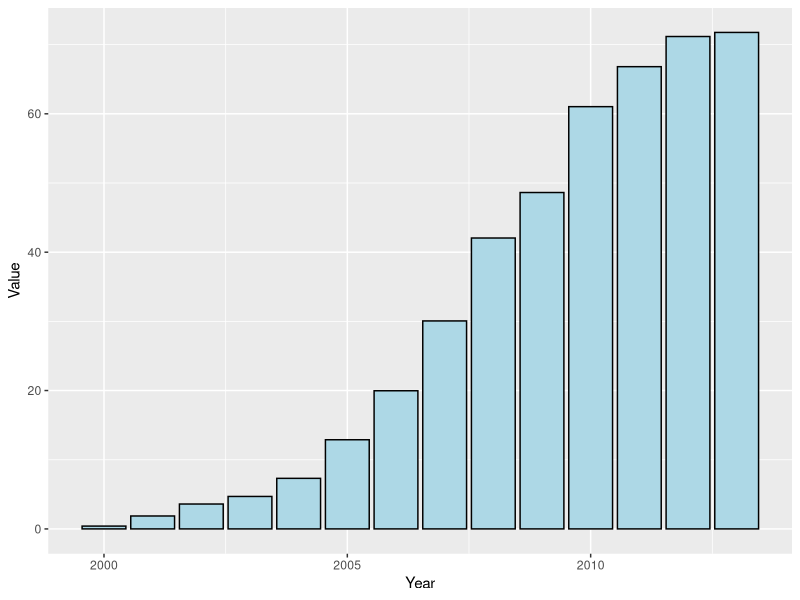
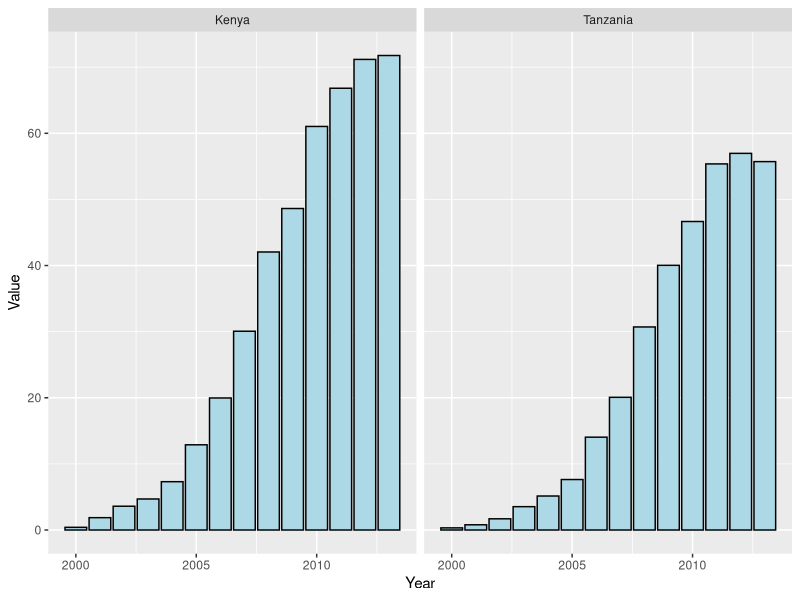
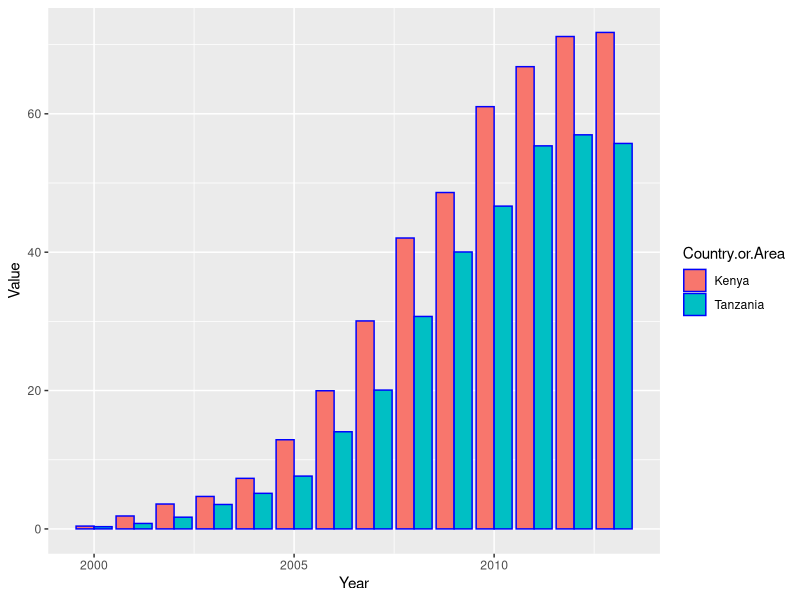
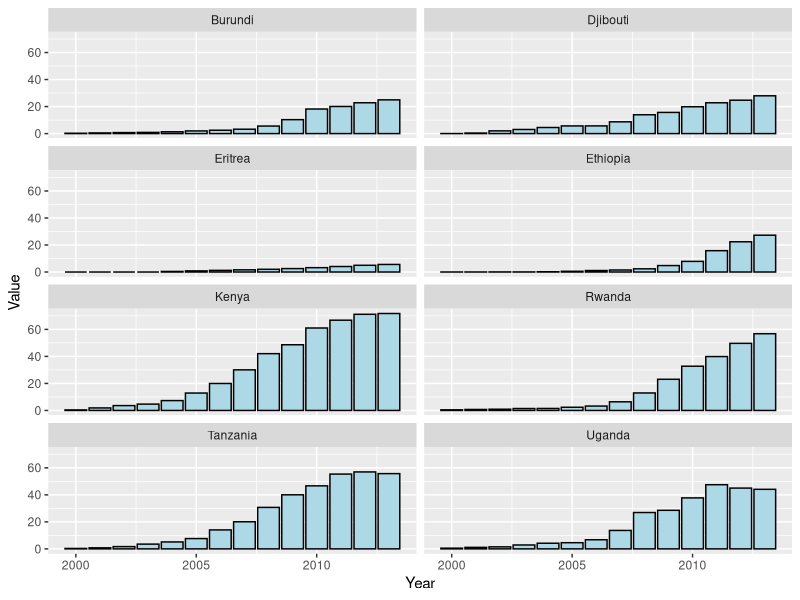

The R script that drew these images, in order:
## ---- chunk 1
raw <- read.csv("mobile.csv", stringsAsFactors = FALSE)
mobile <- raw
mobile$Year <- as.numeric(mobile$Year)
mobile <- subset(mobile, !is.na(mobile$Year))
#drop Value.Footnotes
mobile <- mobile[,1:3]
mobile <- subset(mobile, Year>=2000)
mobile$Country.or.Area <- as.factor(mobile$Country.or.Area)
## ---- chunk 2
eAfrcountries <- c("Burundi", "Djibouti", "Eritrea", "Ethiopia", "Kenya", "Tanzania", "Uganda", "Rwanda")
eAfr <- subset(mobile, Country.or.Area %in% as.factor(eAfrcountries))

#drop unused country factor levels from other regions
eAfr$Country.or.Area = factor(eAfr$Country.or.Area)
## ---- chunk 3
av_subscr <- tapply(eAfr$Value, eAfr$Country.or.Area, mean); av_subscr
## ---- chunk 4
Kenya <- subset(eAfr, Country.or.Area=="Kenya")
library(ggplot2)
ggplot(Kenya, aes(x=Year, y=Value)) + geom_bar(stat="identity", fill="lightblue", colour="black")
## ---- chunk 5
KenTan <- subset(eAfr, Country.or.Area %in% c("Kenya", "Tanzania"))
ggplot(KenTan, aes(x=Year, y=Value)) +
geom_bar(stat="identity", colour="black", fill="lightblue", position = "dodge") +
facet_grid(~ Country.or.Area)
  
KenTan <- subset(eAfr, Country.or.Area %in% c("Kenya", "Tanzania"))
ggplot(KenTan, aes(x=Year, y=Value, fill=Country.or.Area)) +
geom_bar(stat="identity", colour="blue", position = "dodge")
## ---- chunk 6
ggplot(eAfr, aes(x=Year, y=Value)) + geom_bar(stat="identity", fill="lightblue", colour="black") +
facet_wrap(~ Country.or.Area, ncol=2)
